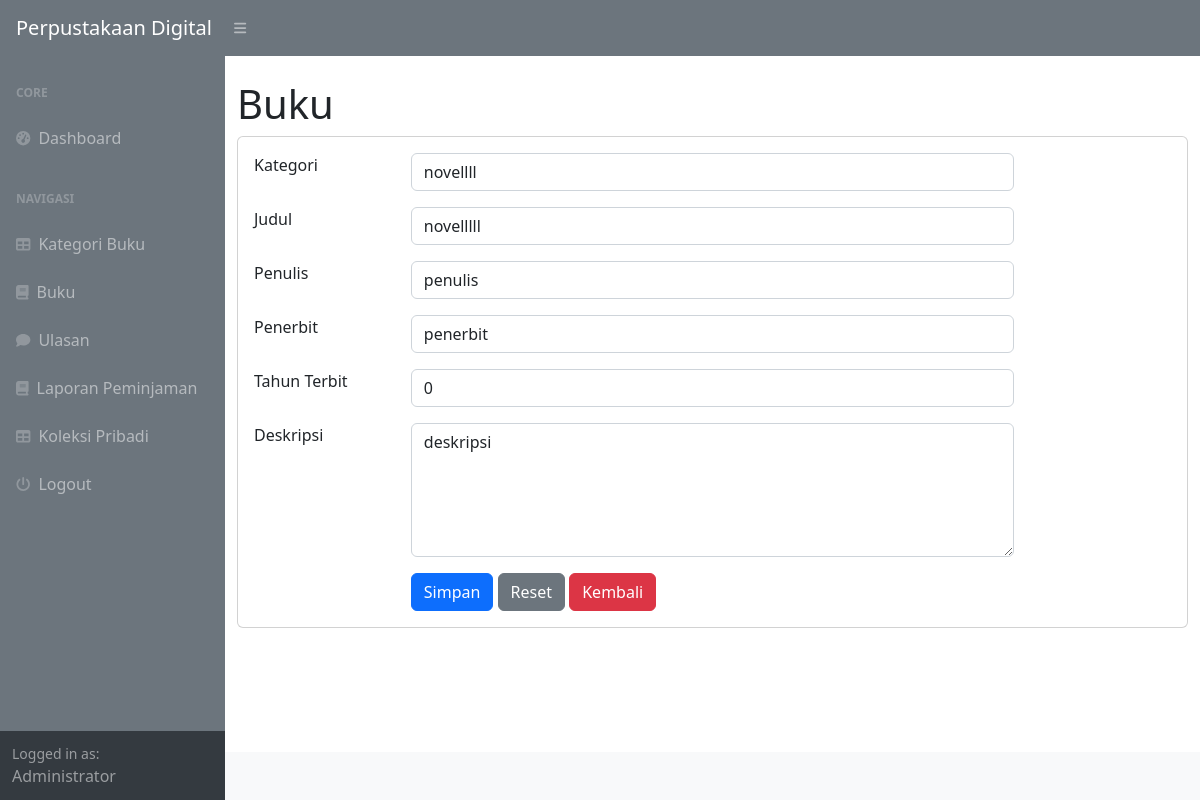
The app's page /index.php?page=buku_ubah&&id=2 (signed in) with its own data.
### tables this page shows
CREATE TABLE `buku` (
  `id_buku` int(11) NOT NULL,
  `id_kategori` int(11) DEFAULT NULL,
  `judul` varchar(225) DEFAULT NULL,
  `penulis` varchar(255) DEFAULT NULL,
  `penerbit` varchar(225) DEFAULT NULL,
  `tahun_terbit` int(11) DEFAULT NULL,
  `deskripsi` text DEFAULT NULL
);

CREATE TABLE `kategori` (
  `id_kategori` int(11) NOT NULL,
  `kategori` varchar(225) DEFAULT NULL
);

### buku_ubah.php (the view, shortened to what this page needs)
  <h1 class="mt-4">Buku</h1>
  <div class="card">
    <div class="card-body">
    <div class="row">
    <div class="col-md-12">
      <form method="post">
        <?php
            $id = $_GET['id'];
            $query = mysqli_query($koneksi, "SELECT*FROM buku WHERE id_buku=$id");
            $data = mysqli_fetch_array($query);
        ?>
         <div class="row mb-3">
              <div class="col-md-2">Kategori</div>
              <div class="col-md-8">
                <select name="id_kategori" class="form-control">
                  <?php
                     $kat = mysqli_query($koneksi, "SELECT*FROM kategori");
                     while($kategori = mysqli_fetch_array($kat)) {
                         ?>
                         <option <?php if($kategori['id_kategori'] == $data['id_kategori']) echo 'selected'; ?> value="<?php echo $kategori['id_kategori']; ?>"><?php echo $kategori['kategori']; ?></option>
                        <?php
                      }
                  ?>
                 </select>
              </div>
          </div>
          <div class="row mb-3">
              <div class="col-md-2">Judul</div>
              <div class="col-md-8"><input type="text" value="<?php echo $data['judul']; ?>" class="form-control" name="judul"></div>
          </div>
           <div class="row mb-3">
              <div class="col-md-2">Penulis</div>
              <div class="col-md-8"><input type="text"  value="<?php echo $data['penulis']; ?>" class="form-control" name="penulis"></div>
          </div>
           <div class="row mb-3">
              <div class="col-md-2">Penerbit</div>
              <div class="col-md-8"><input type="text"  value="<?php echo $data['penerbit']; ?>" class="form-control" name="penerbit"></div>
          </div>
           <div class="row mb-3">
              <div class="col-md-2">Tahun Terbit</div>
              <div class="col-md-8"><input type="text"  value="<?php echo $data['tahun_terbit']; ?>" class="form-control" name="tahun_terbit"></div>
          </div>
           <div class="row mb-3">
              <div class="col-md-2">Deskripsi</div>
              <div class="col-md-8">
                <textarea name="deskripsi" rows="5" class="form-control"><?php echo $data['deskripsi']; ?></textarea>
              </div>
          </div>
          <div class="row">
              <div class="col-md-2"></div>
              <div class="col-md-8">
                    <button type="submit" class="btn btn-primary" name="submit" value="submit">Simpan</button>
                    <button type="reset" class="btn btn-secondary">Reset</button>
                    <a href="?page=buku" class="btn btn-danger">Kembali</a>
             </div>
          </div>
      </form>
    </div>
  </div>
</div>
</div>

### records on screen
buku: id_kategori "novellll", judul "novelllll", penulis "penulis", penerbit "penerbit", tahun_terbit "0", deskripsi "deskripsi"

### other values on screen
$_SESSION['user']['nama_lengkap'] "Administrator"
